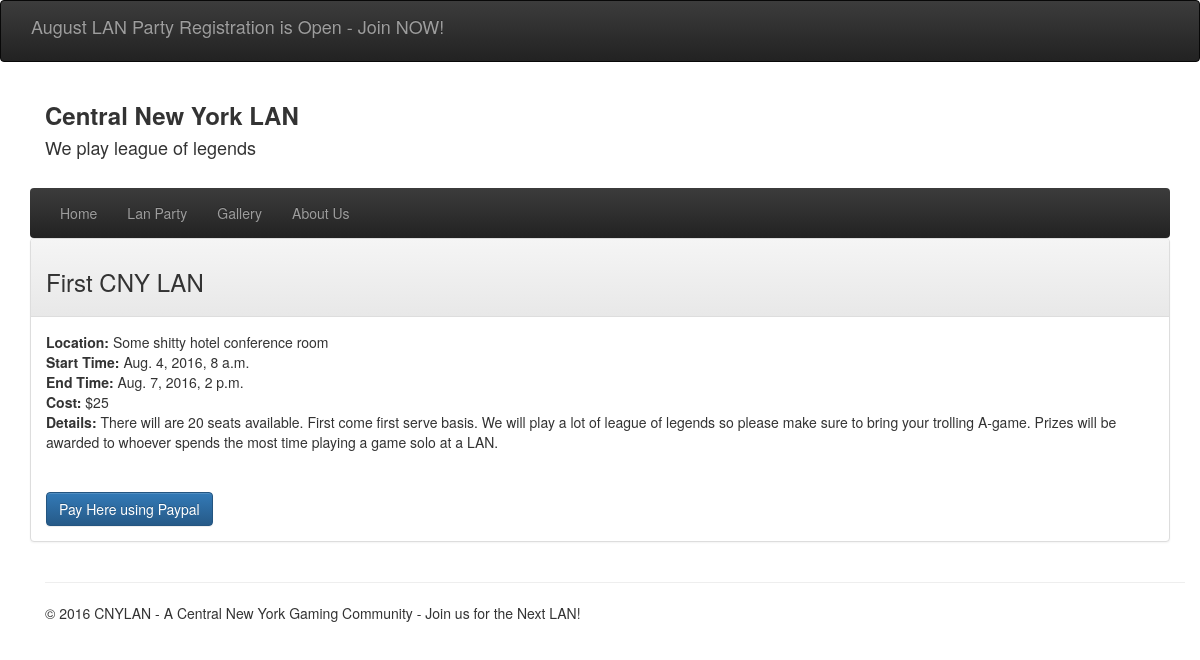
The page / on the database its author committed.
### lan/models.py (models this page shows, shortened)
class HomePage(models.Model):
    current_homepage = models.BooleanField()
    homepage_name = models.CharField(max_length=25)
    heading = models.CharField(max_length=200,
        help_text="The main heading for the homepage",
        default="Central New York LAN")
    subheading = models.CharField(max_length=200,
        help_text="The subheading just below the heading",
        default="Next LAN")
    featured_event = models.ForeignKey("Event", blank=True, null=True,
        help_text="If selected item from this event will be featured "
                  "on the home page.")
    featured_games = models.ManyToManyField("Game", blank=True,
    	help_text="Games to show on the homepage.")
    left_content_heading = models.CharField(max_length=200,
        default="Sponsors and Prizes")
    right_content_heading = models.CharField(max_length=200,
        default="Games Played")
    class Meta:
        verbose_name = _("Home page")
        verbose_name_plural = _("Home pages")

class TimeStampedModel(models.Model):
    created = models.DateTimeField(auto_now_add=True)
    updated = models.DateTimeField(auto_now=True)
    class Meta:
        abstract = True

class Event(TimeStampedModel):
    event_name = models.CharField(max_length=100)
    start_date = models.DateTimeField(_("Event Start Date"))
    end_date  = models.DateTimeField(_("Event End Date"))
    location = models.CharField(max_length=100)
    details = models.TextField()
    ticket_cost = models.CharField(max_length=100)
    sponsors = models.ManyToManyField("Sponsor")
    class Meta:
        verbose_name = _("Event")
        verbose_name_plural = _("Events")
        ordering = ("-start_date", )

### lan/views.py (the view)
# urls.py: url(r'^$', lan.views.homepage, name='homepage'),
def homepage(request):
    homepage = HomePage.objects.get(current_homepage=True)
    context = {
        "homepage" : homepage,
    }
    return render(request, "index.html", context)

### templates/index.html (shortened to what this page needs)
{% extends "base.html" %}
{% block content %}
{% block event %}
<div class="container">
  <div class="content-margins">
      <div class="panel panel-default">
        <div class="panel-heading">
      <h3>{{ homepage.featured_event.event_name }}</h3>
      </div>
      <p class="panel-body"><strong>Location:</strong> {{ homepage.featured_event.location }}</br>
      <strong>Start Time:</strong> {{ homepage.featured_event.start_date }}</br>
      <strong>End Time:</strong> {{ homepage.featured_event.end_date }}</br>
      <strong>Cost:</strong> {{ homepage.featured_event.ticket_cost }}</br>
      <strong>Details:</strong> {{ homepage.featured_event.details }}</p>
      <form class="panel-body" action="https://www.paypal.com/cgi-bin/webscr" method="post" target="_top">
      <input type="submit" value='Pay Here using Paypal' class='btn btn-primary'>
      </form>
  </div>
</div>
 {% endblock event %}
{% endblock content %}

### templates/base.html (shortened to what this page needs)
{% load staticfiles %}
<!DOCTYPE html>
<html lang="en">
  <head>
    <link rel="stylesheet" href="https://maxcdn.bootstrapcdn.com/bootstrap/3.3.6/css/bootstrap.min.css">
    <link rel="stylesheet" href="https://maxcdn.bootstrapcdn.com/bootstrap/3.3.6/css/bootstrap-theme.min.css">
    {% block custom_css %}
    <link href="{% static 'css/custom.css' %}" rel="stylesheet" media="screen">
    {% endblock %}
  </head>
  <body>
  <nav class="navbar navbar-inverse">
  <div class="container-fluid">
    <div class="container">
        <div class="navbar-header page-scroll">
            <p class="navbar-brand">August LAN Party Registration is Open - Join NOW!</p>
        </div>
      </nav>
    {% block jumbotron %}
        <div class="container">
          <div class="col-sm-12">
          <h3><strong>{{ homepage.heading }}</strong></h3>
          <h4>{{ homepage.subheading }}</h4>
          </div>
        </div>
        <br/>
    {% endblock jumbotron %}
    {% block navbar %}
            <div class="container">
      <nav class="navbar-inverse">
      <div class="navbar-inner">
        <div class="collapse navbar-collapse" id="bs-example-navbar-collapse-1">
            <ul class="nav navbar-nav navbar-left">
                <li>
                    <a href="{% url 'homepage' %}">Home</a>
                </li>
                <li>
                    <a href="{% url 'homepage' %}">Lan Party</a>
                </li>
                <li>
                    <a href="{% url 'gallery' %}">Gallery</a>
                </li>
                <li>
                    <a href="{% url 'about' %}">About Us</a>
                </li>
            </ul>
        </div>
      </div>
    </div>
    {% endblock navbar %}
    {% block content %}
    {% endblock content %}
    <div class="container">
      <div class="row">
        <div class="col-sm-12">
      <footer>
        <hr/>
        <p>&copy; 2016 CNYLAN - A Central New York Gaming Community - Join us for the Next LAN!</p>
      </footer>
        </div>
      </div>
    </div>
  </body>
</html>

### rows shown on the page
HomePage: heading "Central New York LAN", subheading "We play league of legends", featured_event.event_name "First CNY LAN", featured_event.location "Some shitty hotel conference room", featured_event.start_date "Aug. 4, 2016, 8 a.m.", featured_event.end_date "Aug. 7, 2016, 2 p.m.", featured_event.ticket_cost "$25", featured_event.details "There will are 20 seats available. First come first serve basis. We will play a lot of league of legends so please make sure to bring your trolling A-game. Prizes will be awarded to whoever spends the most time playing a game solo at a LAN."
